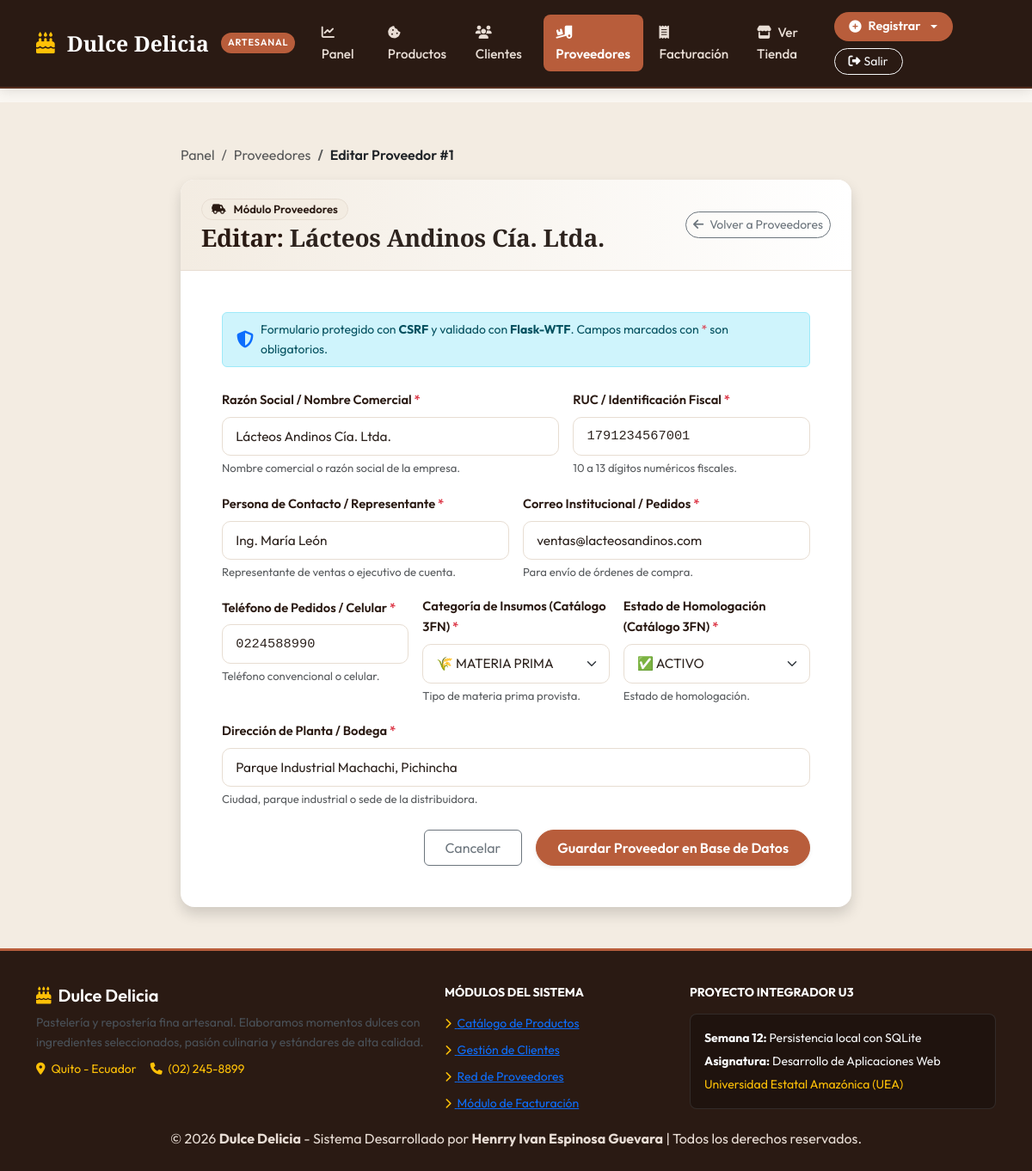
The app's page /proveedores/editar/1 (signed in) with its own data.
### tables this page shows
CREATE TABLE proveedores (
            id_proveedor INTEGER PRIMARY KEY AUTOINCREMENT,
            id_categoria_proveedor INTEGER REFERENCES categorias_proveedor(id_categoria_proveedor),
            id_estado_proveedor INTEGER NOT NULL REFERENCES estados_proveedor(id_estado_proveedor),
            razon_social TEXT NOT NULL,
            ruc TEXT UNIQUE,
            contacto TEXT,
            telefono TEXT,
            correo TEXT,
            direccion TEXT,
            fecha_registro TEXT NOT NULL DEFAULT (datetime('now', 'localtime'))
        );

### app.py (the view, shortened to what this page needs)
@app.route('/proveedores/editar/<int:id>', methods=['GET', 'POST'])
@login_requerido
def editar_proveedor(id):
    conn = obtener_conexion()
    cursor = conn.cursor()
    cursor.execute("SELECT * FROM proveedores WHERE id_proveedor = ?", (id,))
    proveedor = cursor.fetchone()
    conn.close()
    if not proveedor:
        flash('El proveedor solicitado no existe.', 'warning')
        return redirect(url_for('proveedores'))
    form = ProveedorForm()
    sincronizar_opciones_proveedor(form)
    if request.method == 'GET':
        form.razon_social.data = proveedor['razon_social']
        form.ruc.data = proveedor['ruc']
        form.contacto.data = proveedor['contacto']
        form.correo.data = proveedor['correo']
        form.telefono.data = proveedor['telefono']
        form.id_categoria_proveedor.data = proveedor['id_categoria_proveedor']
        form.id_estado_proveedor.data = proveedor['id_estado_proveedor']
        form.direccion.data = proveedor['direccion']
    prov_dict = dict(proveedor)
    prov_dict['empresa'] = proveedor['razon_social']
    return render_template("formulario_proveedor.html", form=form, modo="edicion", proveedor=prov_dict)

### app.py (called while the page is built)
def obtener_conexion():
    conn = sqlite3.connect(DB_PATH)
    conn.row_factory = sqlite3.Row
    conn.execute("PRAGMA foreign_keys = ON;")
    return conn

def sincronizar_opciones_proveedor(form):
    conn = obtener_conexion()
    cursor = conn.cursor()
    cursor.execute("SELECT id_categoria_proveedor, nombre FROM categorias_proveedor ORDER BY id_categoria_proveedor ASC")
    form.id_categoria_proveedor.choices = [(row['id_categoria_proveedor'], f"🌾 {row['nombre']}") for row in cursor.fetchall()]
    cursor.execute("SELECT id_estado_proveedor, nombre FROM estados_proveedor ORDER BY id_estado_proveedor ASC")
    form.id_estado_proveedor.choices = [(row['id_estado_proveedor'], f"✅ {row['nombre']}") for row in cursor.fetchall()]
    conn.close()

def login_requerido(f):
    @wraps(f)
    def decorada(*args, **kwargs):
        if not session.get('usuario'):
            flash('Debe iniciar sesión para acceder al sistema administrativo.', 'warning')
            return redirect(url_for('login'))
        return f(*args, **kwargs)
    return decorada

### templates/formulario_proveedor.html (shortened to what this page needs)
{% extends "base.html" %}
{% block content %}
<section class="py-5" style="background-color: var(--c-crema); min-height: 85vh;">
  <div class="container">
    <div class="form-card-container">
      <nav aria-label="breadcrumb" class="mb-3">
        <ol class="breadcrumb small">
          <li class="breadcrumb-item"><a href="{{ url_for('panel') }}" class="text-decoration-none text-muted">Panel</a></li>
          <li class="breadcrumb-item"><a href="{{ url_for('proveedores') }}" class="text-decoration-none text-muted">Proveedores</a></li>
          <li class="breadcrumb-item active text-dark fw-semibold" aria-current="page">
            {% if modo == 'edicion' %}Editar Proveedor #{{ proveedor.id_proveedor or proveedor.id }}{% else %}Nuevo Proveedor{% endif %}
          </li>
        </ol>
      </nav>
      <div class="card card-artesanal border-0 shadow">
        <div class="card-header-artesanal d-flex justify-content-between align-items-center flex-wrap gap-2">
          <div>
            <span class="badge badge-artesanal badge-moka mb-1 fw-semibold">
              <i class="fa-solid fa-truck-field me-1"></i> Módulo Proveedores
            </span>
            <h1 class="h3 mb-0 fw-bold text-dark">
              {% if modo == 'edicion' %}
                Editar: <span class="text-caramelo">{{ proveedor.razon_social or proveedor.empresa }}</span>
              {% else %}
                Registrar Nuevo Proveedor de Insumos
              {% endif %}
            </h1>
          </div>
          <a href="{{ url_for('proveedores') }}" class="btn btn-sm btn-outline-secondary rounded-pill">
            <i class="fa-solid fa-arrow-left me-1"></i> Volver a Proveedores
          </a>
        </div>
        <div class="card-body p-4 p-md-5">
          <div class="alert alert-info py-2 px-3 small d-flex align-items-center gap-2 mb-4" role="alert">
            <i class="fa-solid fa-shield-halved fs-5 text-primary"></i>
            <span>Formulario protegido con <strong>CSRF</strong> y validado con <strong>Flask-WTF</strong>. Campos marcados con <span class="text-danger">*</span> son obligatorios.</span>
          </div>
          <form method="POST" novalidate>
            <div class="row g-3">
              <div class="col-md-7">
                <label for="{{ form.razon_social.id }}" class="form-label">
                  {{ form.razon_social.label.text }} <span class="text-danger">*</span>
                </label>
                {{ form.razon_social(class="form-control" + (" is-invalid" if form.razon_social.errors else "")) }}
                <div class="form-help-text text-muted small">Nombre comercial o razón social de la empresa.</div>
              </div>
              <div class="col-md-5">
                <label for="{{ form.ruc.id }}" class="form-label">
                  {{ form.ruc.label.text }} <span class="text-danger">*</span>
                </label>
                {{ form.ruc(class="form-control font-monospace" + (" is-invalid" if form.ruc.errors else "")) }}
                <div class="form-help-text text-muted small">10 a 13 dígitos numéricos fiscales.</div>
              </div>
              <div class="col-md-6">
                <label for="{{ form.contacto.id }}" class="form-label">
                  {{ form.contacto.label.text }} <span class="text-danger">*</span>
                </label>
                {{ form.contacto(class="form-control" + (" is-invalid" if form.contacto.errors else "")) }}
                <div class="form-help-text text-muted small">Representante de ventas o ejecutivo de cuenta.</div>
              </div>
              <div class="col-md-6">
                <label for="{{ form.correo.id }}" class="form-label">
                  {{ form.correo.label.text }} <span class="text-danger">*</span>
                </label>
                {{ form.correo(class="form-control" + (" is-invalid" if form.correo.errors else "")) }}
                <div class="form-help-text text-muted small">Para envío de órdenes de compra.</div>
              </div>
              <div class="col-md-4">
                <label for="{{ form.telefono.id }}" class="form-label">
                  {{ form.telefono.label.text }} <span class="text-danger">*</span>
                </label>
                {{ form.telefono(class="form-control font-monospace" + (" is-invalid" if form.telefono.errors else "")) }}
                <div class="form-help-text text-muted small">Teléfono convencional o celular.</div>
              </div>
              <div class="col-md-4">
                <label for="{{ form.id_categoria_proveedor.id }}" class="form-label">
                  {{ form.id_categoria_proveedor.label.text }} <span class="text-danger">*</span>
                </label>
                {{ form.id_categoria_proveedor(class="form-select" + (" is-invalid" if form.id_categoria_proveedor.errors else "")) }}
                <div class="form-help-text text-muted small">Tipo de materia prima provista.</div>
              </div>
              <div class="col-md-4">
                <label for="{{ form.id_estado_proveedor.id }}" class="form-label">
                  {{ form.id_estado_proveedor.label.text }} <span class="text-danger">*</span>
                </label>
                {{ form.id_estado_proveedor(class="form-select" + (" is-invalid" if form.id_estado_proveedor.errors else "")) }}
                <div class="form-help-text text-muted small">Estado de homologación.</div>
              </div>
              <div class="col-12">
                <label for="{{ form.direccion.id }}" class="form-label">
                  {{ form.direccion.label.text }} <span class="text-danger">*</span>
                </label>
                {{ form.direccion(class="form-control" + (" is-invalid" if form.direccion.errors else "")) }}
                <div class="form-help-text text-muted small">Ciudad, parque industrial o sede de la distribuidora.</div>
              </div>
              <div class="col-12 mt-4 d-flex gap-3 justify-content-end align-items-center">
                <a href="{{ url_for('proveedores') }}" class="btn btn-outline-secondary px-4 py-2">
                  Cancelar
                </a>
                {{ form.submit() }}
              </div>
            </div>
          </form>
        </div>
      </div>
    </div>
  </div>
</section>
{% endblock %}

### static/css/style.css (style rules this page uses)
:root { --c-moka: #2A1A13; --c-moka-soft: #3D261C; --c-caramelo: #B85D3B; --c-caramelo-hover: #9E4B2C; --c-caramelo-light: #FBF0EB; --c-miel: #D97706; --c-miel-light: #FEF3C7; --c-vainilla: #FAF7F2; --c-crema: #F3ECE2; --c-card-bg: #FFFFFF; --c-borde: #E7DDD2; --c-texto: #2D231E; --c-texto-mutado: #7A6A60; --c-exito: #206E43; --c-exito-bg: #E8F6ED; --c-alerta: #A15C07; --c-alerta-bg: #FEF7EA; --c-peligro: #9B2226; --c-peligro-bg: #FDE8E8; --c-info: #1D5E8C; --c-info-bg: #EBF4FA; --sombra-suave: 0 4px 20px rgba(42, 26, 19, 0.06); --sombra-hover: 0 10px 30px rgba(42, 26, 19, 0.12); --radio-suave: 16px; }
body { margin: 0; font-family: 'Outfit', -apple-system, BlinkMacSystemFont, 'Segoe UI', Roboto, sans-serif; background-color: var(--c-vainilla); color: var(--c-texto); line-height: 1.65; -webkit-font-smoothing: antialiased; }
h1, h2, h3, .font-serif { font-family: 'Playfair Display', Georgia, serif; color: var(--c-moka); font-weight: 700; letter-spacing: -0.01em; }
.btn-verde, .btn-caramelo { background-color: var(--c-caramelo); color: #FFFFFF; font-weight: 600; border-radius: 50px; padding: 0.65rem 1.6rem; border: 1px solid var(--c-caramelo); transition: all 0.25s ease; display: inline-flex; align-items: center; justify-content: center; gap: 8px; text-decoration: none; }
.card, .card-artesanal { background: var(--c-card-bg); border: 1px solid var(--c-borde); border-radius: var(--radio-suave); box-shadow: var(--sombra-suave); transition: transform 0.3s ease, box-shadow 0.3s ease; overflow: hidden; }
.card-header-artesanal { background: linear-gradient(to right, var(--c-crema), #FFFFFF); border-bottom: 1px solid var(--c-borde); padding: 1.25rem 1.5rem; color: var(--c-moka) !important; }
.card-header-artesanal h1, .card-header-artesanal h2, .card-header-artesanal h3, .card-header-artesanal h4, .card-header-artesanal h5, .card-header-artesanal h6 { color: var(--c-moka) !important; font-weight: 700; }
.card-header-artesanal p, .card-header-artesanal span:not(.badge), .card-header-artesanal small { color: var(--c-texto) !important; }
.form-card-container { max-width: 780px; margin: 0 auto; }
.form-label { font-weight: 600; font-size: 0.92rem; color: var(--c-moka); margin-bottom: 0.45rem; }
.form-control, .form-select { border: 1.5px solid var(--c-borde); border-radius: 10px; padding: 0.65rem 0.95rem; font-size: 0.96rem; color: var(--c-texto); background-color: #FFFFFF; transition: all 0.2s ease; }
.form-help-text { font-size: 0.82rem; color: var(--c-texto-mutado); margin-top: 0.25rem; }
.badge-artesanal { padding: 0.4em 0.85em; font-size: 0.82rem; font-weight: 600; border-radius: 30px; display: inline-flex; align-items: center; gap: 5px; }
.badge-moka { background-color: var(--c-crema); color: var(--c-moka); border: 1px solid var(--c-borde); }

### records on screen
proveedores: id_proveedor "1", razon_social "Lácteos Andinos Cía. Ltda.", ruc "1791234567001", contacto "Ing. María León", correo "ventas@lacteosandinos.com", telefono "0224588990", id_categoria_proveedor "🌾 MATERIA PRIMA", id_estado_proveedor "✅ ACTIVO", direccion "Parque Industrial Machachi, Pichincha"
